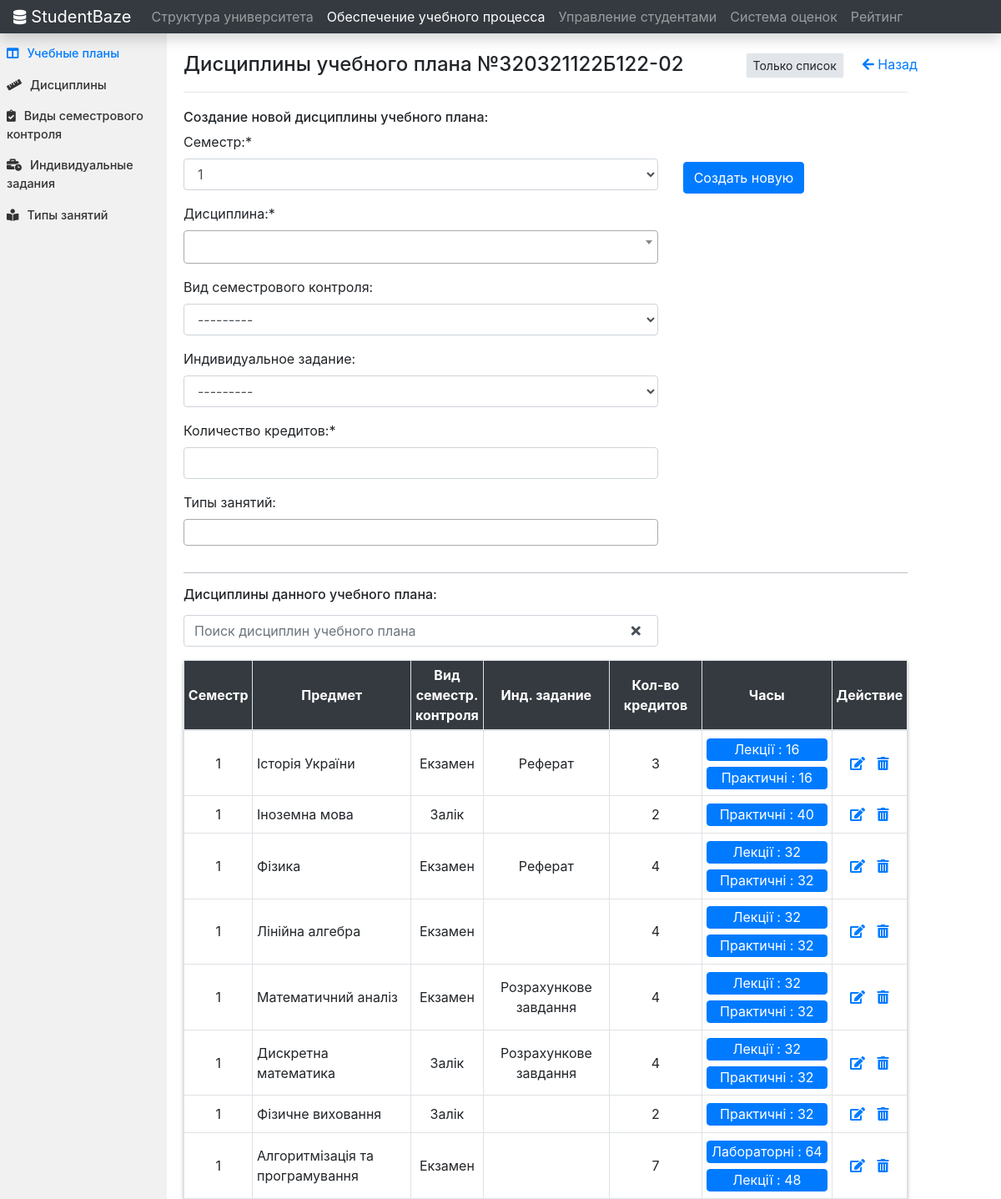
/education_planning/syllabuses/syllabus8programs, run on the app's committed database.
### education_planning/models.py (models this page shows, shortened)
class Syllabuses(models.Model):
    YEAR_CHOICES = []
    for r in range(2014, (datetime.datetime.now().year+1)):
        YEAR_CHOICES.append((r,r))
    cypher = models.CharField(max_length=50, unique=True)
    educational_program = models.ForeignKey(EducationalPrograms, on_delete=models.CASCADE)
    year_of_approval = models.IntegerField(('year'), choices=YEAR_CHOICES, default=datetime.datetime.now().year)
    class Meta:
         ordering = ['cypher']

class SyllabusesPrograms(models.Model):
    SEMESTER_CHOICES = (
        (1, '1'), (2, '2'), (3, '3'), (4, '4'), (5, '5'), (6, '6'),
        (7, '7'), (8, '8'), (9, '9'), (10, '10'), (11, '11'), (12, '12'),
    )
    syllabus = models.ForeignKey(Syllabuses, on_delete=models.CASCADE)
    semester = models.IntegerField(choices=SEMESTER_CHOICES, default=1)
    subject = models.ForeignKey(Subjects, on_delete=models.CASCADE)
    number_of_credits = models.IntegerField()
    classes_types = models.ManyToManyField(ClassesTypes, through='SyllabusesProgramsClassesTypes')
    def getSemControl(self):
        semester_control_type = SemControlSyllProg.objects.filter(syllabus_program_id = self.id).get().semester_control_type
        return str(semester_control_type)
    def getIndTask(self):
        individual_task = IndTaskSyllProg.objects.filter(syllabus_program_id = self.id).get().individual_task
        return str(individual_task)
    def getClassesTypes(self):
        classes_types = SyllabusesProgramsClassesTypes.objects.filter(syllabus_program_id = self.id)
        return classes_types
    def checkHours(self):
        classes_types = SyllabusesProgramsClassesTypes.objects.filter(syllabus_program_id = self.id)
        for class_type in classes_types:
            if class_type.number_of_hours == None:
                return True
        return False
    class Meta:
         unique_together = [['syllabus', 'semester', 'subject']]
         ordering = ['semester']

class Subjects(models.Model):
    name = models.CharField(max_length=200)
    def __str__(self):
        return self.name
    class Meta:
         ordering = ['name']

class SemControlSyllProg(models.Model):
    syllabus_program = models.OneToOneField(SyllabusesPrograms, on_delete=models.CASCADE)
    semester_control_type = models.ForeignKey(SemesterControlTypes, on_delete=models.CASCADE)

class SemesterControlTypes(models.Model):
    full_name = models.CharField(max_length=200)
    short_name = models.CharField(max_length=5)
    def __str__(self):
        return self.full_name

class IndTaskSyllProg(models.Model):
    syllabus_program = models.OneToOneField(SyllabusesPrograms, on_delete=models.CASCADE)
    individual_task = models.ForeignKey(IndividualTasks, on_delete=models.CASCADE)

class IndividualTasks(models.Model):
    full_name = models.CharField(max_length=200)
    short_name = models.CharField(max_length=5)
    def __str__(self):
        return self.full_name
    class Meta:
         ordering = ['full_name']

class SyllabusesProgramsClassesTypes(models.Model):
    syllabus_program = models.ForeignKey(SyllabusesPrograms, on_delete=models.CASCADE)
    class_type = models.ForeignKey(ClassesTypes, on_delete=models.CASCADE)
    number_of_hours = models.IntegerField(null=True)
    def getHours(self):
        if self.number_of_hours == None:
            return ""
        else:
            return ': ' + str(self.number_of_hours)
    class Meta:
         unique_together = [['syllabus_program', 'class_type']]

class ClassesTypes(models.Model):
    name = models.CharField(max_length=200)
    def __str__(self):
        return self.name
    class Meta:
         ordering = ['name']

### education_planning/views.py (the view, shortened to what this page needs)
# urls.py: path('syllabuses/syllabus<int:syllabus_id>programs', SyllabusesProgramsView.as_view(), name = 'syllabus-programs'),
class SyllabusesProgramsView(View):
    form_class = SyllabusesProgramsCreationForm
    template_name = 'education_planning/syllabuses_programs.html'
    def get(self, request, syllabus_id, *args, **kwargs):
        form = SyllabusesProgramsCreationForm()
        context= {'syll_progs': SyllabusesPrograms.objects.filter(syllabus_id = syllabus_id),
                    'syllabus' : Syllabuses.objects.filter(id = syllabus_id).get(),
                    'form' : form}
        return render(request, self.template_name, context)

### education_planning/forms.py (shortened to what this page needs)
class SyllabusesProgramsCreationForm(forms.ModelForm):
    individual_task = forms.ModelChoiceField(queryset=IndividualTasks.objects.all(), required=False)
    semester_control_type = forms.ModelChoiceField(queryset=SemesterControlTypes.objects.all(), required=False)
    def __init__(self, *args, **kwargs):
        self.syllabus_id = kwargs.pop('syllabus_id', None)
        super(SyllabusesProgramsCreationForm, self).__init__(*args, **kwargs)
        self.fields['semester'].label = "Семестр:"
        self.fields['subject'].label = "Дисциплина:"
        self.fields['semester_control_type'].label = "Вид семестрового контроля:"
        self.fields['individual_task'].label = "Индивидуальное задание:"
        self.fields['number_of_credits'].label = "Количество кредитов:"
        self.fields['classes_types'].label = "Типы занятий:"
        self.fields['classes_types'].required = False
    class Meta:
        model = SyllabusesPrograms
        fields = ["semester", "subject", "semester_control_type", "individual_task",
        "number_of_credits", "classes_types"]

### education_planning/templates/education_planning/syllabuses_programs.html (shortened to what this page needs)
{% extends "home/base.html" %}
{% block navitems %}
<li class="nav-item">
  <a class="nav-link" href="{% url 'facinst-start-redirect' %}" id="nav-link-1">Структура университета</a>
</li>
<li class="nav-item">
  <a class="nav-link active" href="{% url 'eduplanning-start-redirect' %}" id="nav-link-2">Обеспечение учебного процесса</a>
</li>
<li class="nav-item">
  <a class="nav-link" href="{% url 'groups' %}">Управление студентами</a>
</li>
<li class="nav-item">
  <a class="nav-link" href="{% url 'marks-system-start-redirect' %}">Система оценок</a>
</li>
<li class="nav-item">
  <a class="nav-link" href="{% url 'rating-start-redirect' %}">Рейтинг</a>
</li>
{% endblock %}
{% block content %} {% load crispy_forms_tags %}
<div class="container-fluid">
  <div class="row">
    <div class="col-md-2 sidebar">
      <div class="sideBarContent">
        <a class="active" href="{% url 'syllabuses' %}"><i class="fas fa-columns icon"></i></i>Учебные планы</a>
        <a href="{% url 'subjects' %}"><i class="fas fa-ruler icon"></i>Дисциплины</a>
        <a href="{% url 'semester-control-types' %}"><i class="fas fa-clipboard-check icon"></i>Виды семестрового контроля</a>
        <a href="{% url 'individual-tasks' %}"><i class="fas fa-business-time icon"></i>Индивидуальные задания</a>
        <a href="{% url 'classes-types' %}"><i class="fas fa-book-reader icon"></i>Типы занятий</a>
      </div>
    </div>
    <div class="col-md-9 content">
      <div class="row">
        <div class="col-md-9">
          <h4>Дисциплины учебного плана №{{ syllabus.cypher }}</h4>
        </div>
        <div class="col-md-3">
          <button id="hideFormButton" type="button" class="btn btn-light btn-sm hideButton">Только список</button>
          <a href="/education_planning/syllabuses/" class="buttonBack"><i class="fas fa-arrow-left"></i> Назад</a>
        </div>
      </div>
      <hr style="margin: 10px 0px 20px;">
      <div id="formToHide">
      <h6>Создание новой дисциплины учебного плана:</h6>
      <div class="row">
        <div class="col-md-8">
          <form method="post" autocomplete="off">
            {% csrf_token %} {{ form|crispy }}
        </div>
        <div class="col-md-3">
          <div class="form-group regbutton">
            <button class="btn btn-primary" type="submit" name="button" style="margin-top: 36px;">Создать новую</button>
          </div>
        </div>
      </div>
      <hr class="mainHr">
      </div>
      <h6 style=" margin: 10px 0px 15px;">Дисциплины данного учебного плана:</h6>
      <div class="row">
        <div class="col-md-8">
          <form id="search_form" searched_results="#" autocomplete="off">
            <div class="form-group">
              <input type="text" id="input_syllprog" class="form-control" onkeyup="syllprogs_search()" placeholder="Поиск дисциплин учебного плана">
            </div>
          </form>
        </div>
        <a role="button" class="btn btn-link clearSearchCross" href="#!" onclick="clearSearchField()"><i class="fas fa-times"></i></a>
      </div>
      <table class="table table-sm table-bordered" id="syllprogs_table">
        <thead class="mythead">
          <tr>
            <th width="7%" class="text-center" scope="col">Семестр</th>
            <th class="text-center" scope="col">Предмет</th>
            <th width="10%" scope="col" class="text-center">Вид семестр. контроля</th>
            <th scope="col" class="text-center">Инд. задание</th>
            <th scope="col" class="text-center">Кол-во кредитов</th>
            <th width="15%" class="text-center" scope="col">Часы</th>
            <th width="10%" class="text-center" scope="col">Действие</th>
          </tr>
        </thead>
        <tbody>
          {% for syll_prog in syll_progs %}
           {% if syll_prog.getClassesTypes %} {% if syll_prog.checkHours %}<tr class="table-warning">{% else %}<tr>{% endif %} {% else %}<tr>{% endif %}
            <td align="center">{{ syll_prog.semester }}</td>
            <td>{{ syll_prog.subject }}</td>
            {% if syll_prog.getSemControl %}
            <td align="center">{{ syll_prog.getSemControl }}</td>
            {% else %}
            <td align="center"></td>
            {% endif %}
            {% if syll_prog.getIndTask %}
            <td align="center">{{ syll_prog.getIndTask }}</td>
            {% else %}
            <td align="center"></td>
            {% endif %}
            <td align="center">{{ syll_prog.number_of_credits }}</td>
            <td align="center">
              {% if syll_prog.getClassesTypes %}
                  {% for class_type in syll_prog.getClassesTypes %}
                  <a role="button" class="btn btn-primary hoursButton"
                  href="/education_planning/syllabuses/syllabus{{ syllabus.id }}programs/program_{{ syll_prog.id }}_hours_{{ class_type.class_type_id }}">{{ class_type.class_type }} {{ class_type.getHours }}</a>
                  {% endfor %}
              {% endif %}
            </td>
            <td align="center">
              <a class="" href="/education_planning/syllabuses/syllabus{{ syllabus.id }}programs/edit{{ syll_prog.id }}"><i class="fas fa-edit icon"></i></a>
              <a class="" href="#" data-toggle="modal" data-target="#modalDelete{{ syll_prog.id }}"><i class="fas fa-trash-alt"></i></a>
            </td>
          </tr>
          {% endfor %}
        </tbody>
      </table>
    </div>
  </div>
</div>
{% endblock content %}

### home/static/home/main.css (style rules this page uses)
.sidebar { margin: 0; padding: 0; width: 300px; background-color: #f1f1f1; position: fixed; height: 100%; overflow: auto; font-size: .900rem; }
.sideBarContent { margin-top: 5px; }
.sidebar a { display: block; color: #333; padding: 8px; text-decoration: none; font-weight: 500; }
.sidebar a.active { color: #007bff; }
.icon { margin-right: 10px; }
@media screen and (min-width: 1025px) { div.content { margin-top: 22px; margin-left: 17%; padding: 1px 16px; height: 1000px; } }
@media screen and (min-width: 1025px) { .clearSearchCross { position: relative; right: 60px; color: #495057; } }
.hideButton { background-color: #e2e6ea; }
.hoursButton { width: 145px !important; height: 27px !important; text-align: center; font-size: 16px; padding: 0px 0px 0px; margin-top: 4px; margin-bottom: 3px; }
.mythead { color: white; background-color: #343a40 !important; }
.table thead th { vertical-align: middle; }
.table td { vertical-align: middle; }
.mainHr { color: #ced4da; background-color: #ced4da; }
table { box-shadow:0px 2px 4px rgba(0, 0, 0, 0.3); }
.buttonBack { position: absolute; margin-left: 22px; margin-top: 2px; }

### data on the page
Syllabuses: cypher "320321122Б122-02"
SyllabusesPrograms: semester "1", subject "Історія України", getSemControl "Екзамен", getIndTask "Реферат", number_of_credits "3"
SyllabusesProgramsClassesTypes: class_type "Лекції", getHours ": 16"
SyllabusesProgramsClassesTypes: class_type "Практичні", getHours ": 16"
SyllabusesPrograms: semester "1", subject "Іноземна мова", getSemControl "Залік", number_of_credits "2"
SyllabusesProgramsClassesTypes: class_type "Практичні", getHours ": 40"
SyllabusesPrograms: semester "1", subject "Фізика", getSemControl "Екзамен", getIndTask "Реферат", number_of_credits "4"
SyllabusesProgramsClassesTypes: class_type "Лекції", getHours ": 32"
SyllabusesProgramsClassesTypes: class_type "Практичні", getHours ": 32"
SyllabusesPrograms: semester "1", subject "Лінійна алгебра", getSemControl "Екзамен", number_of_credits "4"
SyllabusesProgramsClassesTypes: class_type "Лекції", getHours ": 32"
SyllabusesProgramsClassesTypes: class_type "Практичні", getHours ": 32"
SyllabusesPrograms: semester "1", subject "Математичний аналіз", getSemControl "Екзамен", getIndTask "Розрахункове завдання", number_of_credits "4"
SyllabusesProgramsClassesTypes: class_type "Лекції", getHours ": 32"
SyllabusesProgramsClassesTypes: class_type "Практичні", getHours ": 32"
SyllabusesPrograms: semester "1", subject "Дискретна математика", getSemControl "Залік", getIndTask "Розрахункове завдання", number_of_credits "4"
SyllabusesProgramsClassesTypes: class_type "Лекції", getHours ": 32"
SyllabusesProgramsClassesTypes: class_type "Практичні", getHours ": 32"
SyllabusesPrograms: semester "1", subject "Фізичне виховання", getSemControl "Залік", number_of_credits "2"
SyllabusesProgramsClassesTypes: class_type "Практичні", getHours ": 32"
SyllabusesPrograms: semester "1", subject "Алгоритмізація та програмування", getSemControl "Екзамен", number_of_credits "7"
SyllabusesProgramsClassesTypes: class_type "Лабораторні", getHours ": 64"
SyllabusesProgramsClassesTypes: class_type "Лекції", getHours ": 48"
